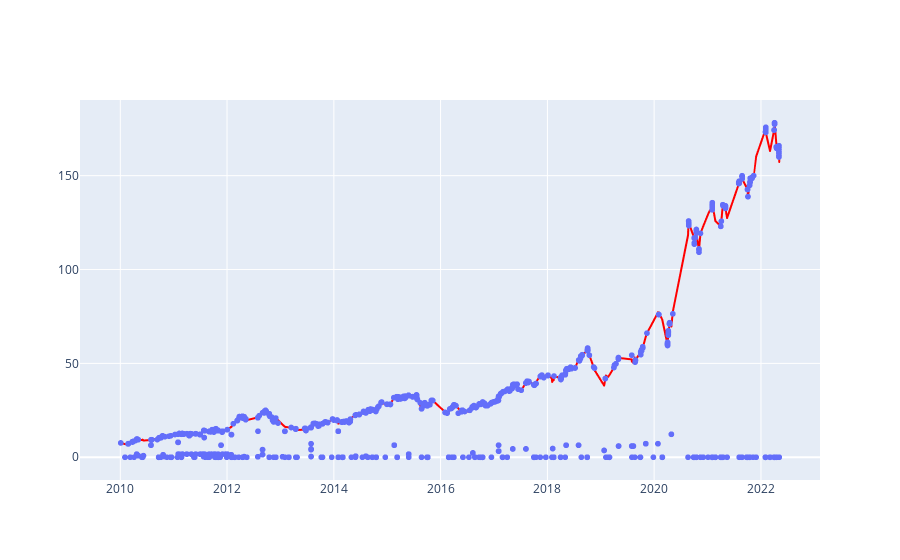

The code cell stored with this chart in its notebook:
### Code cell
fig1 = px.line(df, x="Date", y="Close")
fig1.update_traces(line=dict(color = 'red'))

fig2 = px.scatter(insider, x="transactionDate", y="price_adj")

fig3 = go.Figure(data=fig1.data + fig2.data)
fig3.show()

### Figure 1 — Plotly figure (JSON) as saved in the notebook; plotly's stock layout.template omitted (floating-point values rounded to 4 significant figures; data arrays with more than 128 entries replaced by an {"elided": "..."} marker saying what was removed)
{"data": [{"hovertemplate": "Date=%{x}<br>Close=%{y}<extra></extra>", "legendgroup": "", "line": {"color": "red", "dash": "solid"}, "marker": {"symbol": "circle"}, "mode": "lines", "name": "", "showlegend": false, "type": "scattergl", "x": {"elided": "1858 str values"}, "xaxis": "x", "y": {"elided": "1858 float values"}, "yaxis": "y"}, {"hovertemplate": "transactionDate=%{x}<br>price_adj=%{y}<extra></extra>", "legendgroup": "", "marker": {"color": "#636efa", "symbol": "circle"}, "mode": "markers", "name": "", "showlegend": false, "type": "scattergl", "x": {"elided": "2274 str values"}, "xaxis": "x", "y": {"elided": "2274 float values"}, "yaxis": "y"}], "layout": {}}
